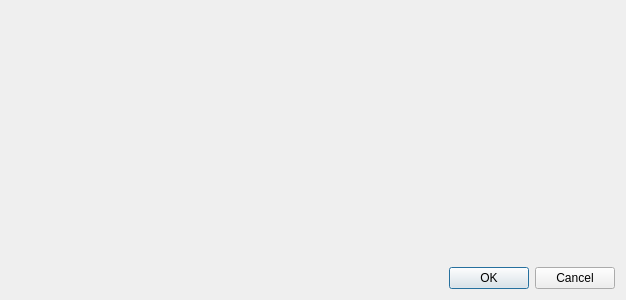
<?xml version="1.0" encoding="UTF-8"?>
<ui version="4.0">
 <class>TaskDialog</class>
 <widget class="QDialog" name="TaskDialog">
  <property name="geometry">
   <rect>
    <x>0</x>
    <y>0</y>
    <width>626</width>
    <height>300</height>
   </rect>
  </property>
  <property name="windowTitle">
   <string>New Task</string>
  </property>
  <layout class="QVBoxLayout" name="verticalLayout" stretch="1,0">
   <item>
    <widget class="TaskCreationForm" name="taskWidget" native="true"/>
   </item>
   <item>
    <layout class="QHBoxLayout" name="horizontalLayout">
     <item>
      <spacer name="horizontalSpacer">
       <property name="orientation">
        <enum>Qt::Horizontal</enum>
       </property>
       <property name="sizeHint" stdset="0">
        <size>
         <width>40</width>
         <height>20</height>
        </size>
       </property>
      </spacer>
     </item>
     <item>
      <widget class="QDialogButtonBox" name="buttonBox">
       <property name="orientation">
        <enum>Qt::Horizontal</enum>
       </property>
       <property name="standardButtons">
        <set>QDialogButtonBox::Cancel|QDialogButtonBox::Ok</set>
       </property>
      </widget>
     </item>
    </layout>
   </item>
  </layout>
  <zorder>buttonBox</zorder>
  <zorder>horizontalSpacer</zorder>
  <zorder>taskWidget</zorder>
 </widget>
 <customwidgets>
  <customwidget>
   <class>TaskCreationForm</class>
   <extends>QWidget</extends>
   <header>widgets/Dialogs/taskcreationform.h</header>
  </customwidget>
 </customwidgets>
 <resources/>
 <connections>
  <connection>
   <sender>buttonBox</sender>
   <signal>rejected()</signal>
   <receiver>TaskDialog</receiver>
   <slot>reject()</slot>
   <hints>
    <hint type="sourcelabel">
     <x>312</x>
     <y>278</y>
    </hint>
    <hint type="destinationlabel">
     <x>312</x>
     <y>149</y>
    </hint>
   </hints>
  </connection>
  <connection>
   <sender>buttonBox</sender>
   <signal>accepted()</signal>
   <receiver>TaskDialog</receiver>
   <slot>accept()</slot>
   <hints>
    <hint type="sourcelabel">
     <x>312</x>
     <y>278</y>
    </hint>
    <hint type="destinationlabel">
     <x>312</x>
     <y>149</y>
    </hint>
   </hints>
  </connection>
 </connections>
</ui>
